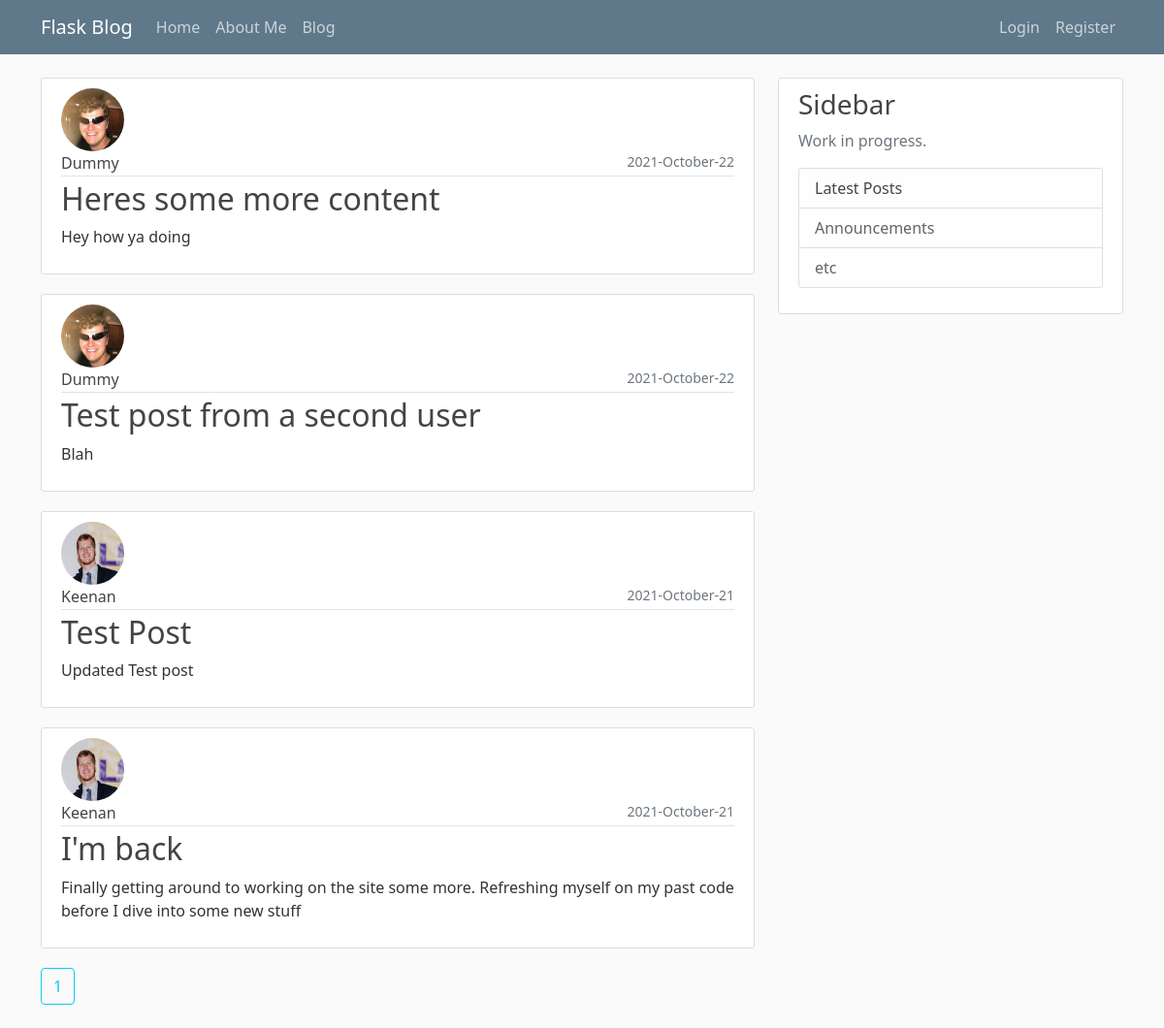
/blog, run on an earlier commit of the app's database.
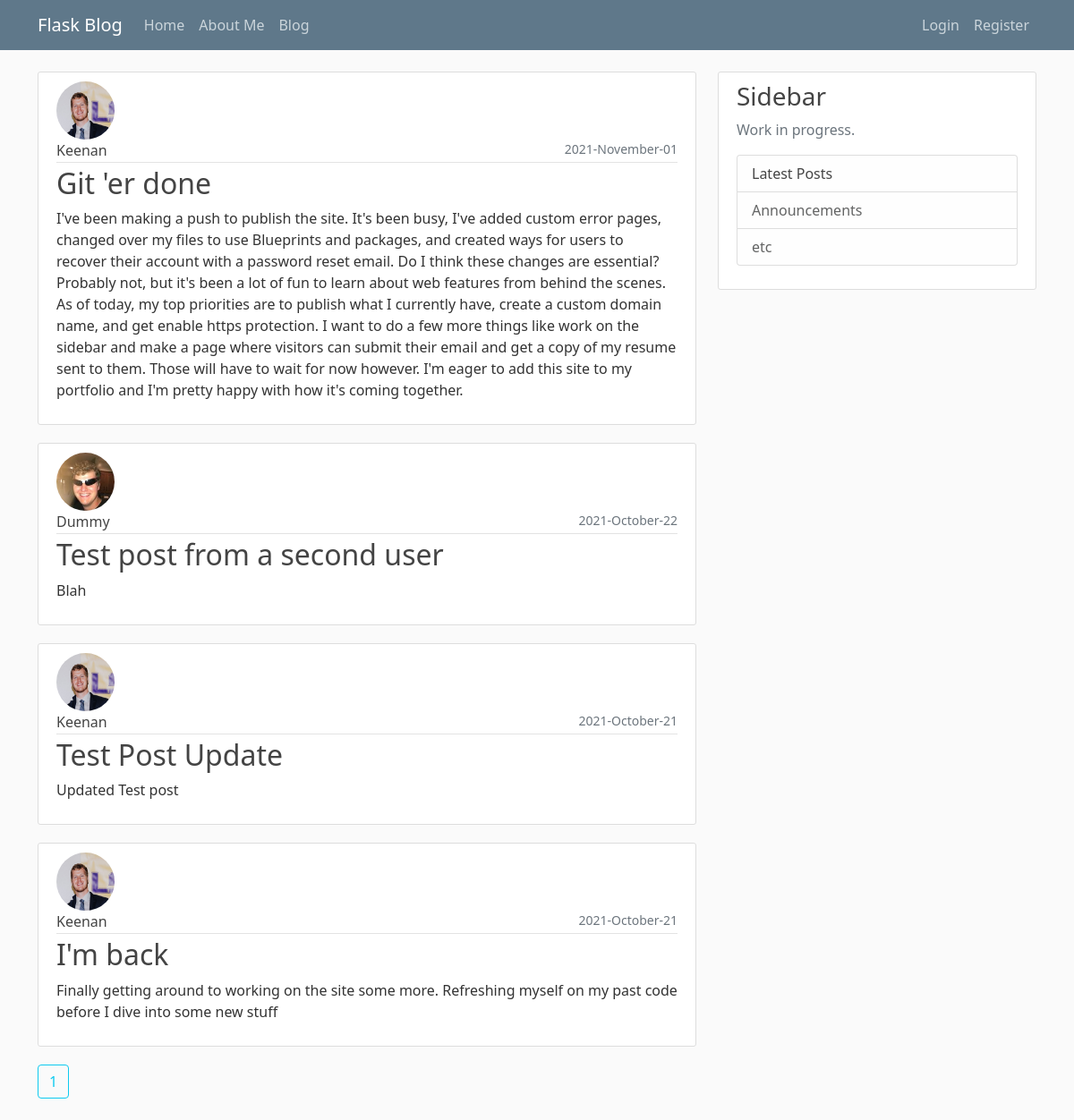
And on a later commit of the database.
### flaskblog/models.py (models this page shows, shortened)
class Post(db.Model):
    id = db.Column(db.Integer, primary_key=True)
    title = db.Column(db.String(100), nullable=False)
    date_posted = db.Column(db.DateTime, nullable=False, default=datetime.utcnow)
    content = db.Column(db.Text, nullable=False)
    user_id = db.Column(db.Integer, db.ForeignKey('user.id'), nullable=False)

class User(db.Model, UserMixin):
    id = db.Column(db.Integer, primary_key=True)
    username = db.Column(db.String(20), unique=True, nullable=False)
    email = db.Column(db.String(120), unique=True, nullable=False)
    image_file = db.Column(db.String(20), nullable=False, default='default.jpg')
    password = db.Column(db.String(60), nullable=False)
    posts = db.relationship('Post', backref='author', lazy=True)

### flaskblog/main/routes.py (the view)
@main.route("/blog")
def blog():
    page = request.args.get('page', 1, type=int)
    posts=Post.query.order_by(Post.date_posted.desc()).paginate(page=page, per_page=5)
    return render_template('blog.html', posts=posts)

### flaskblog/templates/blog.html (shortened to what this page needs)
{% extends 'index.html' %}
{% block content %}
    {% for post in posts.items %}
        <article class="media content-section">
            <img class="rounded-circle article-img" src="{{ url_for('static', filename='profile_pic/' + post.author.image_file)}}">
            <div class="media-body">
              <div class="article-metadata">
                <a class="article-title mr-2" href="{{ url_for('users.user_posts', username=post.author.username) }}">{{ post.author.username }}</a>
                <small class="text-muted float-end">{{ post.date_posted.strftime('%Y-%B-%d') }}</small>
              </div>
              <h2><a class="article-title" href="{{ url_for('posts.post', post_id=post.id) }}">{{ post.title }}</a></h2>
              <p class="article-content">{{ post.content }}</p>
            </div>
        </article>
    {% endfor %}
    {% for page_num in posts.iter_pages(left_edge=1, right_edge=1, left_current=1, right_current=2) %}
      {% if page_num %}
        {% if posts.page == page_num %}
          <a class="btn btn-outline-info mb-4" href="{{ url_for('main.blog', page=page_num) }}"> {{ page_num }} </a>
        {% else %}
          <a class="btn btn-info mb-4" href="{{ url_for('main.blog', page=page_num) }}"> {{ page_num }} </a>
        {% endif %}
      {% endif %}
    {% endfor %}
{% endblock content%}

### flaskblog/templates/index.html (shortened to what this page needs)
<!doctype html>
<html>
<head>
              <link href="https://cdn.jsdelivr.net/npm/bootstrap@5.0.0-beta1/dist/css/bootstrap.min.css" rel="stylesheet">
              <link rel="stylesheet" type="text/css" href="{{ url_for('static', filename='main.css') }}">
  </head>
  <body>
    <header class="site-header">
    <nav class="navbar navbar-expand-md navbar-dark bg-steel fixed-top">
      <div class="container">
        <a class="navbar-brand mr-4" href="/">Flask Blog</a>
        <div class="collapse navbar-collapse" id="navbarToggle">
          <div class="navbar-nav me-auto">
            <a class="nav-item nav-link" href="{{ url_for('main.home') }}">Home</a>
            <a class="nav-item nav-link" href="{{ url_for('main.about') }}">About Me</a>
            <a class="nav-item nav-link" href="{{ url_for('main.blog') }}">Blog</a>
          </div>
          <div class="navbar-nav">
            {% if current_user.is_authenticated %}
              <a class="nav-item nav-link" href="{{ url_for('users.account') }}">Account</a>
              <a class="nav-item nav-link" href="{{ url_for('users.logout') }}">Logout</a>
            {% else %}
              <a class="nav-item nav-link" href="{{ url_for('users.login') }}">Login</a>
              <a class="nav-item nav-link" href="{{ url_for('users.register') }}">Register</a>
            {% endif %}
          </div>
        </div>
      </div>
    </nav>
  </header>
  <main role="main" class="container">
  <div class="row">
    <div class="col-md-8">
      {% block content %}{% endblock %}
    </div>
    <div class="col-md-4">
      <div class="content-section">
        <h3>Sidebar</h3>
        <p class='text-muted'>Work in progress.
          <ul class="list-group">
            <li class="list-group-item list-group-item-light"><a class="article-title" href = "{{ url_for('main.blog') }}">Latest Posts</a></li>
            <li class="list-group-item list-group-item-light">Announcements</li>
            <li class="list-group-item list-group-item-light">etc</li>
          </ul>
        </p>
      </div>
    </div>
  </div>
</main>
  </body>
  </html>

### flaskblog/static/main.css (style rules this page uses)
body { background: #fafafa; color: #333333; margin-top: 5rem; }
h1, h2, h3, h4, h5, h6 { color: #444444; }
.bg-steel { background-color: #5f788a; }
.site-header .navbar-nav .nav-link { color: #cbd5db; }
.content-section { background: #ffffff; padding: 10px 20px; border: 1px solid #dddddd; border-radius: 3px; margin-bottom: 20px; }
.article-title { color: #444444; }
a.article-title { text-decoration: none; }
.article-content { white-space: pre-line; }
.article-img { height: 65px; width: 65px; margin-right: 16px; }
.article-metadata { padding-bottom: 1px; margin-bottom: 4px; border-bottom: 1px solid #e3e3e3 }

What changed in the data, as far as the page shows it:
removed Post: image_file (picture), author.username "Dummy", date_posted "2021-October-22", title "Heres some more content", content "Hey how ya doing"
added Post: image_file (picture), author.username "Keenan", date_posted "2021-November-01", title "Git 'er done", content "I've been making a push to publish the site. It's been busy, I've added custom error pages, changed over my files to use Blueprints and packages, and created ways for users to recover their account with a password reset email. Do I think these changes are essential? Probably not, but it's been a lot of fun to learn about web features from behind the scenes. As of today, my top priorities are to publish what I currently have, create a custom domain name, and get enable https protection. I want to do a few more things like work on the sidebar and make a page where visitors can submit their email and get a copy of my resume sent to them. Those will have to wait for now however. I'm eager to…"
changed Post "Updated Test post": title "Test Post" → "Test Post Update"
